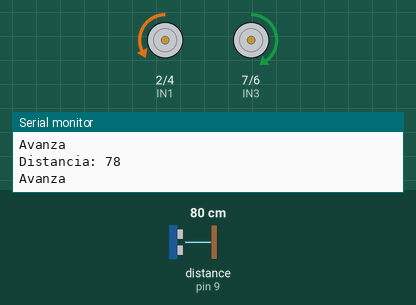
A sketch run on a simulated Arduino Uno, built with avr-gcc and run on an emulated ATmega328P. On the bench: motor-driver pin pairs drawn as motors (green arrow = first pin HIGH = forward, orange = second pin HIGH = backward, longer = more drive, scaled by the enable pin), the last lines printed to the serial monitor. Wiring (inferred from the names in the program): ultrasonic range finder: trigger pin 8; echo pin 9. The inputs (shaded band) are chosen by the test bench; at power-on: distance to the obstacle (sensor on pin 9) 80 cm. The echo pulse lasts 58.3 µs per cm.

Above: at 1.2 s.
1.3 s: distance to the obstacle (sensor on pin 9) set to 9 cm
At 2.5 s:
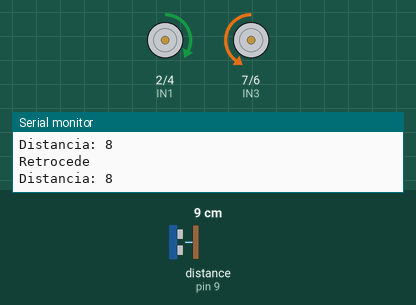
2.8 s: distance to the obstacle (sensor on pin 9) set to 18 cm
Timing chart, 0 to 5.8 s (numbered marks = the images above; inputs shaded):
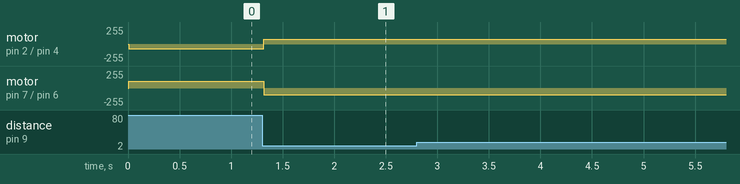

Measured:
- after the input at 1.3 s, motor on pin 2 (IN1) / pin 4 (IN2): backward 70/255 → forward 70/255 at once; motor on pin 7 (IN3) / pin 6 (IN4): forward 100/255 → backward 100/255 at once

The sketch:

AutoAutonomo.ino
```cpp
// Modulo L298N (Puente H) --> Control motores DC
// Motor A
int ENA = 3;
int IN1 = 2;
int IN2 = 4;

// Motor B
int ENB = 5;
int IN4 = 6;
int IN3 = 7;

//Ultrasonido
int TRIGGER = 8;
int ECHO = 9;

int DURACION;
int distancia;
int velocidadA = 70;
int velocidadB = 100;

void setup() {
  pinMode(ENA, OUTPUT);
  pinMode(IN1, OUTPUT);
  pinMode(IN2, OUTPUT);
  pinMode(ENB, OUTPUT);
  pinMode(IN3, OUTPUT);
  pinMode(IN4, OUTPUT);
  pinMode(TRIGGER, OUTPUT);
  pinMode(ECHO, INPUT);
  digitalWrite(TRIGGER, LOW);

  Serial.begin(9600);
}

void loop() {
  distancia = medirDistancia();
  Serial.println((String) "Distancia: " + distancia);
  if ( distancia > 5 && distancia < 100) {
    if (distancia <= 19) {
      retroceder(velocidadA, velocidadB);
      Serial.println("Retrocede");
    } else if (distancia >= 21) {
      avanzar(velocidadA, velocidadB);
      Serial.println("Avanza");
    } else {
      pararMotorA();
      pararMotorB();
    }
  }
}

float medirDistancia() {
  digitalWrite(TRIGGER, HIGH);
  delayMicroseconds(10);          //Enviamos un pulso durante 10us
  digitalWrite(TRIGGER, LOW);

  DURACION = pulseIn(ECHO, HIGH);
  return DURACION / 59;
}

void pararMotorA() {
  analogWrite(ENA, 0);
}

void pararMotorB() {
  analogWrite(ENB, 0);
}

void avanzar(int velocidadA, int velocidadB) {
  girarLlantaIzquierdaHaciaAdelante(velocidadA);
  girarLlantaDerechaHaciaAdelante(velocidadB);
}

void retroceder(int velocidadA, int velocidadB) {
  girarLlantaIzquierdaHaciaAtras(velocidadA);
  girarLlantaDerechaHaciaAtras(velocidadB);
}

void Izquierda(int velocidadA, int velocidadB) {
  girarLlantaIzquierdaHaciaAdelante(velocidadA);
  girarLlantaDerechaHaciaAtras(velocidadB);
}

void Derecha(int velocidadA, int velocidadB) {
  girarLlantaIzquierdaHaciaAtras(velocidadA);
  girarLlantaDerechaHaciaAdelante(velocidadB);
}

void girarLlantaIzquierdaHaciaAtras(int velocidad) {
  analogWrite(ENA, velocidad);
  digitalWrite(IN1, HIGH);
  digitalWrite(IN2, LOW);
}

void girarLlantaDerechaHaciaAtras(int velocidad) {
  analogWrite(ENB, velocidad);
  digitalWrite(IN3, LOW);
  digitalWrite(IN4, HIGH);
}

void girarLlantaIzquierdaHaciaAdelante(int velocidad) {
  analogWrite(ENA, velocidad);
  digitalWrite(IN1, LOW);
  digitalWrite(IN2, HIGH);
}

void girarLlantaDerechaHaciaAdelante(int velocidad) {
  analogWrite(ENB, velocidad);
  digitalWrite(IN3, HIGH);
  digitalWrite(IN4, LOW);
}
```
